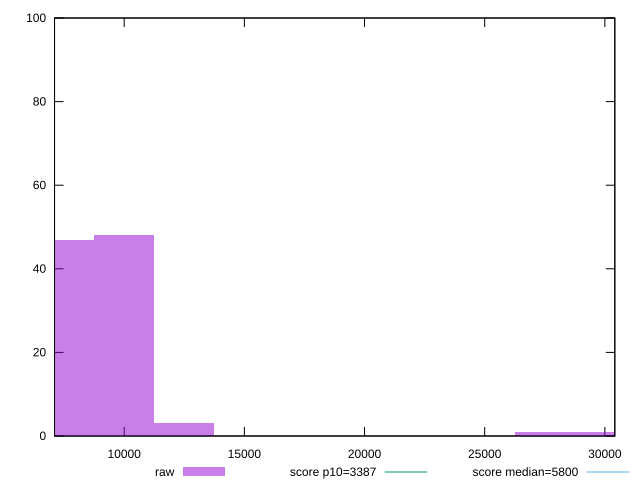

The script that saved this image:
reset

$raw <<EOF
7502.78750949055 47
10003.716679320734 48
12504.645849150918 3
27510.22086813202 1
30011.1500379622 1
EOF

set key outside below
set boxwidth 2500.9291698301836
set xrange [7101.3450040323405:30414.412479850187]
set yrange [0:100]
set trange [0:100]
set style fill transparent solid 0.5 noborder

set parametric
set terminal svg size 640, 490 enhanced background rgb 'white'
set output "reprap/speed-index/samples/pages+cached+noexternal+nomedia/raw/histogram.svg"

plot $raw title "raw" with boxes, \
     3387,t title "score p10=3387", \
     5800,t title "score median=5800"

reset
